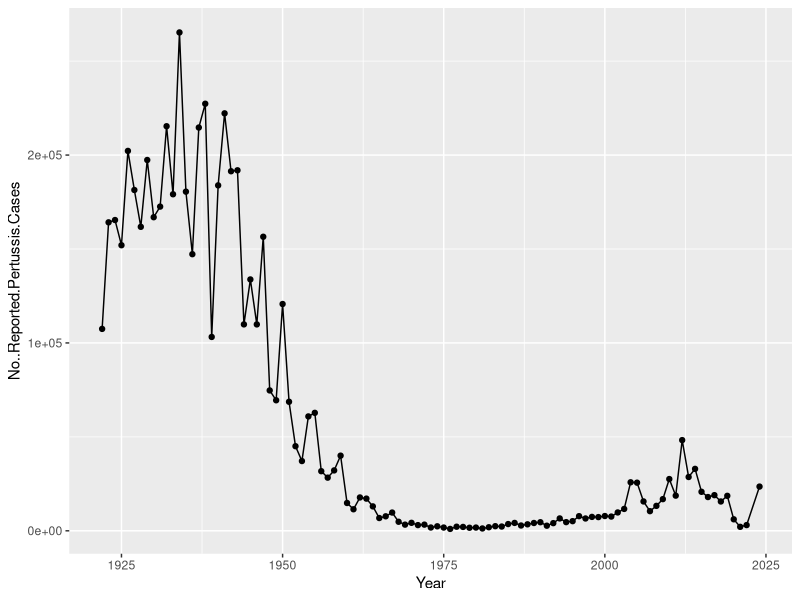
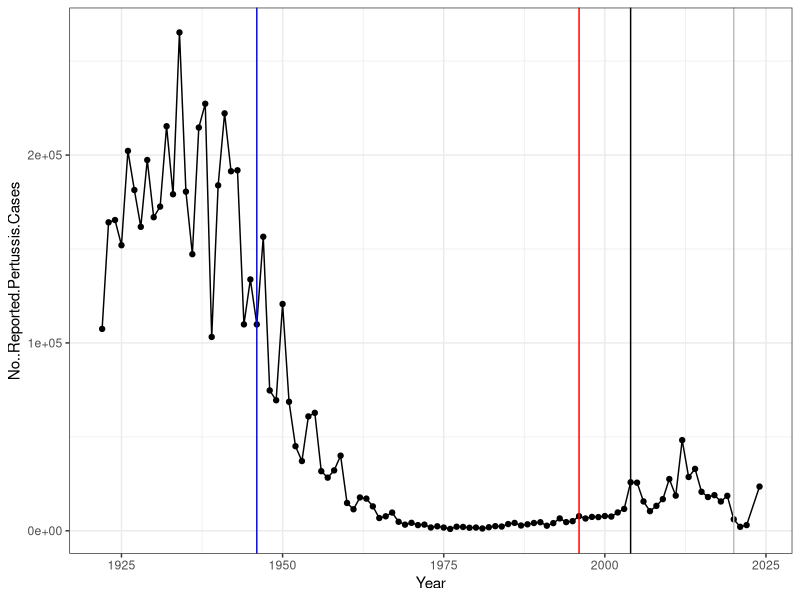

Write R code to recreate these figures, in order. (Note: this script raises an error after producing the figures.)
## ---- chunk 1
cdc <- data.frame(
                          Year = c(1922L,
                                   1923L,1924L,1925L,1926L,1927L,1928L,
                                   1929L,1930L,1931L,1932L,1933L,1934L,1935L,
                                   1936L,1937L,1938L,1939L,1940L,1941L,
                                   1942L,1943L,1944L,1945L,1946L,1947L,1948L,
                                   1949L,1950L,1951L,1952L,1953L,1954L,
                                   1955L,1956L,1957L,1958L,1959L,1960L,
                                   1961L,1962L,1963L,1964L,1965L,1966L,1967L,
                                   1968L,1969L,1970L,1971L,1972L,1973L,
                                   1974L,1975L,1976L,1977L,1978L,1979L,1980L,
                                   1981L,1982L,1983L,1984L,1985L,1986L,
                                   1987L,1988L,1989L,1990L,1991L,1992L,1993L,
                                   1994L,1995L,1996L,1997L,1998L,1999L,
                                   2000L,2001L,2002L,2003L,2004L,2005L,
                                   2006L,2007L,2008L,2009L,2010L,2011L,2012L,
                                   2013L,2014L,2015L,2016L,2017L,2018L,
                                   2019L,2020L,2021L,2022L, 2024L),
  No..Reported.Pertussis.Cases = c(107473,
                                   164191,165418,152003,202210,181411,
                                   161799,197371,166914,172559,215343,179135,
                                   265269,180518,147237,214652,227319,103188,
                                   183866,222202,191383,191890,109873,
                                   133792,109860,156517,74715,69479,120718,
                                   68687,45030,37129,60886,62786,31732,28295,
                                   32148,40005,14809,11468,17749,17135,
                                   13005,6799,7717,9718,4810,3285,4249,
                                   3036,3287,1759,2402,1738,1010,2177,2063,
                                   1623,1730,1248,1895,2463,2276,3589,
                                   4195,2823,3450,4157,4570,2719,4083,6586,
                                   4617,5137,7796,6564,7405,7298,7867,
                                   7580,9771,11647,25827,25616,15632,10454,
                                   13278,16858,27550,18719,48277,28639,
                                   32971,20762,17972,18975,15609,18617,6124,
                                   2116,3044, 23544)
)
## ---- chunk 2
library(ggplot2)

baseplot <- ggplot(cdc) +
  aes(Year, No..Reported.Pertussis.Cases) +
  geom_point() +
  geom_line()

baseplot
## ---- chunk 3
baseplot + 
  theme_bw() +
  geom_vline(xintercept = 1946, col="blue") +
  geom_vline(xintercept = 1996, col="red") +
  geom_vline(xintercept = 2020, col="gray") +
  geom_vline(xintercept = 2004)
## ---- chunk 4
library(jsonlite)

subject <- read_json("http://cmi-pb.org/api/v5/subject", simplifyVector = TRUE)

head(subject)
## ---- chunk 5
nrow(subject)
## ---- chunk 6
table(subject$biological_sex)
## ---- chunk 7
table(subject$infancy_vac)
## ---- chunk 8
table(subject$race, subject$biological_sex)
## ---- chunk 9
table(subject$dataset)
## ---- chunk 10
specimen <- read_json("http://cmi-pb.org/api/v5/specimen", simplifyVector = TRUE)

ab_titer <- read_json("http://cmi-pb.org/api/v5/plasma_ab_titer", simplifyVector = TRUE)
## ---- chunk 11
library(dplyr)

meta<- inner_join(subject, specimen)
## ---- chunk 12
abdata <- inner_join(ab_titer, meta)

## ---- chunk 13
head(abdata)
## ---- chunk 14
nrow(abdata)
## ---- chunk 15
table(abdata$antigen)
## ---- chunk 16
igg <- filter(abdata, isotype == "IgG")
head(igg)
## ---- chunk 17
ggplot(igg)+
  aes(MFI_normalised, antigen)+
  geom_boxplot()
## ---- chunk 18
ggplot(igg)+
  aes(MFI_normalised, antigen, col= infancy_vac)+
  geom_boxplot()
## ---- chunk 19
table(abdata$visit)
## ---- chunk 20
ggplot(igg)+
  aes(MFI_normalised, antigen, col= infancy_vac)+
  geom_boxplot() +
  facet_wrap(~visit)
## ---- chunk 21
filter(igg, antigen=="PT", dataset == "2021_dataset")|>
ggplot() +
  aes(actual_day_relative_to_boost, MFI_normalised, col = infancy_vac, group = subject_id)+
  geom_line() +
  geom_point() +
  geom_vline(xintercept = 0, linetype = "dashed") +
  geom_vline(xintercept = 14, linetype = "dashed") +
  labs(title= "2021 data IgG PT", subtitle = "Dashed lines indicate day 0 (pre-boost) and 14 (apparent peak levels)")

